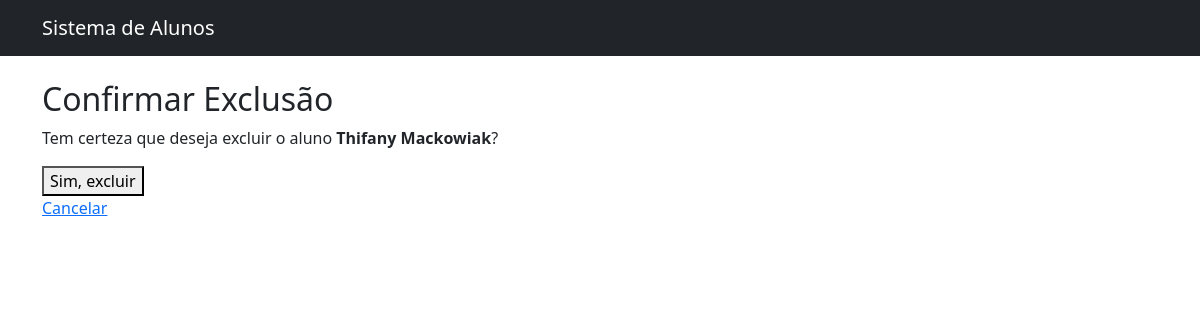
The app's page /excluir/2/, older data.
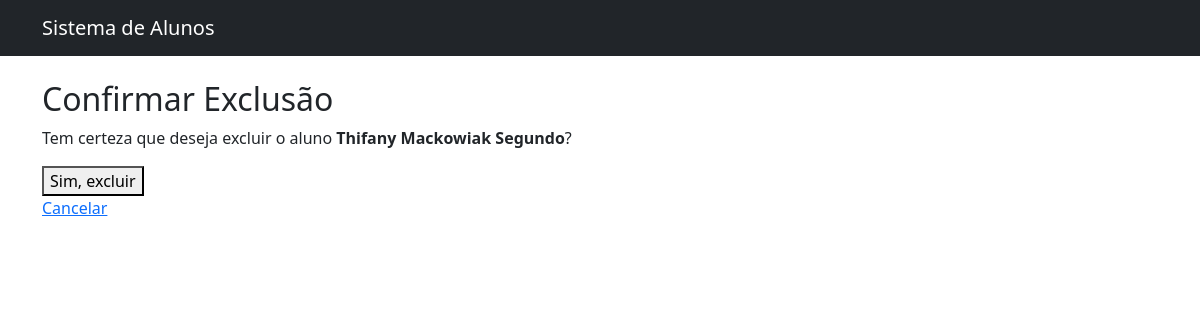
The same page, newer data.
### alunos/models.py (models this page shows, shortened)
class Aluno(models.Model):
    nome = models.CharField(max_length=100)
    email = models.EmailField()
    matricula = models.CharField(max_length=20, unique=True)
    curso = models.ForeignKey(Curso, on_delete=models.CASCADE)
    data_nascimento = models.DateField()
    materias = models.ManyToManyField(Materia)

### alunos/views.py (the view)
# urls.py: path('excluir/<int:id>/', views.excluir_aluno, name='excluir_aluno'),
def excluir_aluno(request, id):
    aluno = get_object_or_404(Aluno, id=id)
    if request.method == 'POST':
        aluno.delete()
        messages.success(request, 'Aluno excluído com sucesso!')
        return redirect('lista_alunos')
    return render(request, 'alunos/confirmar_exclusao.html', {'aluno': aluno})

### alunos/templates/alunos/confirmar_exclusao.html (shortened to what this page needs)
{% extends 'base.html' %}
{% block content %}
<h2>Confirmar Exclusão</h2>
<p>Tem certeza que deseja excluir o aluno <strong>{{ aluno.nome }}</strong>?</p>
<form method="post">
    <button type="submit">Sim, excluir</button>
</form>
<a href="{% url 'lista_alunos' %}">Cancelar</a>
{% endblock %}

Row changes from the older to the newer data that the page shows:
changed Aluno: nome "Thifany Mackowiak" → "Thifany Mackowiak Segundo"
